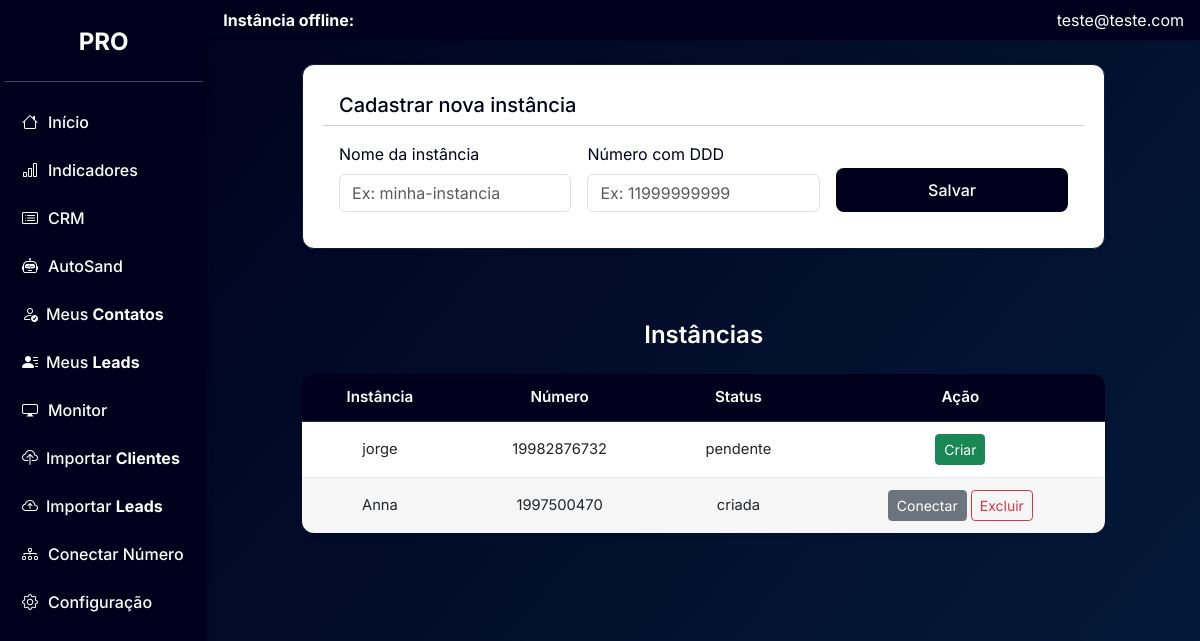
Page /painel&loc=conexao (signed in) on the earlier database version.
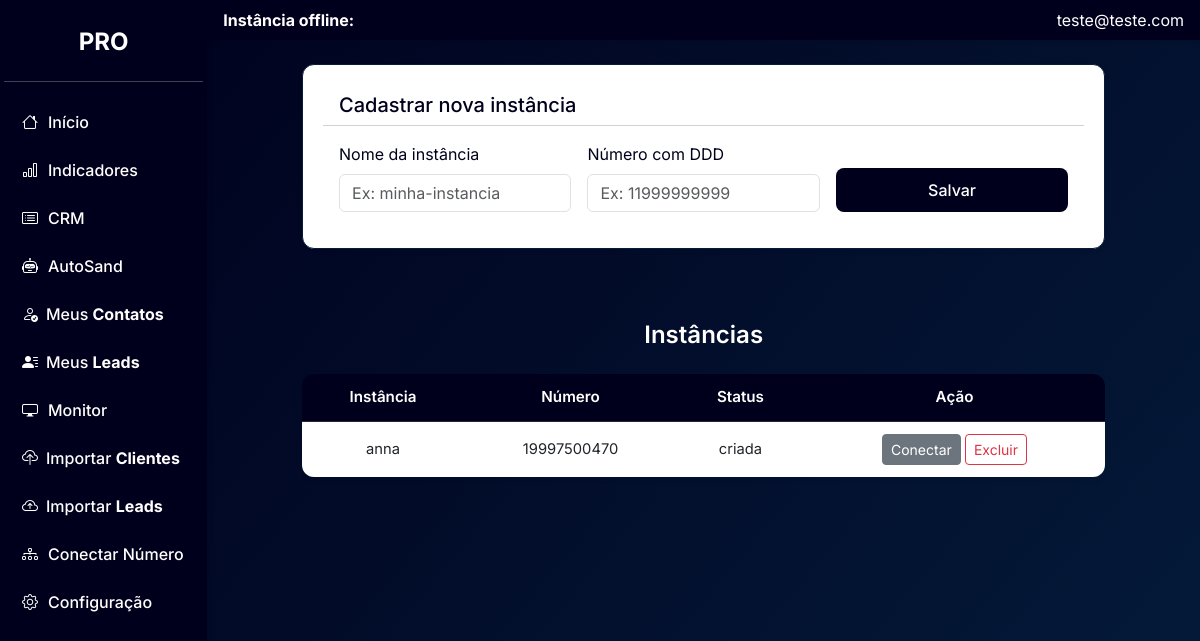
Same page on the later database version.
### tables this page shows
CREATE TABLE conexao (
    id INTEGER PRIMARY KEY AUTOINCREMENT,
    instance_name TEXT UNIQUE NOT NULL,
    number TEXT UNIQUE NOT NULL,
    status TEXT NOT NULL DEFAULT 'pendente',
    criado_em DATETIME DEFAULT CURRENT_TIMESTAMP
  );

### app/pages/conexao.php (the view, shortened to what this page needs)
<?php
$pastaHash = sha1($_SESSION['email']);
$caminhoBanco = "clientes/{$pastaHash}/meubanco.sqlite";
$db = new SQLite3($caminhoBanco);
$db->exec("CREATE TABLE IF NOT EXISTS conexao (
    id INTEGER PRIMARY KEY AUTOINCREMENT,
    instance_name TEXT UNIQUE NOT NULL,
    number TEXT UNIQUE NOT NULL,
    status TEXT NOT NULL DEFAULT 'pendente',
    criado_em DATETIME DEFAULT CURRENT_TIMESTAMP
  )");
$result = $db->query("SELECT * FROM conexao ORDER BY criado_em DESC");
?>
<div class="row justify-content-center">
    <div class="col-md-10">
        <div class="card card-custom mb-4 shadow-sm">
            <div class="card-header bg-transparent border-1">
                <h5 class="mb-0">Cadastrar nova instância</h5>
            </div>
            <div class="card-body">
                <form action="init/db.php" method="POST">
                    <div class="row g-3">
                        <div class="col-md-4">
                            <label for="instance_name" class="form-label">Nome da instância</label>
                            <input type="text" name="instance_name" id="instance_name" class="form-control form-control-custom" placeholder="Ex: minha-instancia" required>
                        </div>
                        <div class="col-md-4">
                            <label for="number" class="form-label">Número com DDD</label>
                            <input type="text" name="number" id="number" class="form-control form-control-custom" placeholder="Ex: 11999999999" required>
                        </div>
                        <div class="col-md-4 d-flex align-items-end justify-content-end">
                            <button class="btn btn-custom w-100">Salvar</button>
                        </div>
                    </div>
                </form>
            </div>
        </div>
    </div>
</div>
<h4 class="text-white text-center mt-5">Instâncias</h4>
<div class="row justify-content-center">
    <div class="col-md-10">
        <div class="table-responsive mt-3">
            <table class="table table-rounded align-middle text-center">
                <thead>
                    <tr>
                        <th>Instância</th>
                        <th>Número</th>
                        <th>Status</th>
                        <th>Ação</th>
                    </tr>
                </thead>
                <tbody>
                    <?php while ($row = $result->fetchArray(SQLITE3_ASSOC)): ?>
                        <?php
                        $isAtiva = !empty($_SESSION['instancia_ativa']) &&
                            $_SESSION['instancia_ativa']['instance'] === $row['instance_name'];
                        ?>
                        <tr>
                            <td><?= htmlspecialchars($row['instance_name']) ?></td>
                            <td><?= htmlspecialchars($row['number']) ?></td>
                            <td><?= $row['status'] ?></td>
                            <td>
                                <?php if ($row['status'] === 'pendente'): ?>
                                    <form action="init/criar_instancia.php" method="POST" class="d-inline">
                                        <button class="btn btn-success btn-sm">Criar</button>
                                    </form>
                                <?php else: ?>
                                    <form action="init/conectar_instancia.php" method="POST" class="d-inline">
                                        <button class="btn btn-secondary btn-sm">Conectar</button>
                                    </form>
                                    <form action="init/excluir_instancia.php" method="POST" class="d-inline" onsubmit="return confirm('Deseja realmente excluir esta instância?');">
                                        <button class="btn btn-outline-danger btn-sm">Excluir</button>
                                    </form>
                                <?php endif; ?>
                            </td>
                        </tr>
                    <?php endwhile; ?>
                </tbody>
            </table>
        </div>
    </div>
</div>

### index.php (shortened to what this page needs)
<?php
if($_GET['pg'] == 'webhook'){
    include 'app/pages/webhook.php';
}elseif($_GET['pg'] == 'carregar_mensagens'){
        include 'app/pages/carregar_mensagens.php';
}elseif($_GET['pg'] == 'painel'){
    if(isset($_SESSION['email'])){
        include 'app/painel.php';
    }else{
        include 'app/login.php';
    }
}else{
    include 'app/login.php';
}

### app/painel.php (shortened to what this page needs)
<?php
$planoUsuario = $_GET['p'] ?? 'pro';
?>
<!DOCTYPE html>
<html lang="pt-br">
<head>
    <link href="https://cdn.jsdelivr.net/npm/bootstrap@5.3.0/dist/css/bootstrap.min.css" rel="stylesheet">
    <link href="https://cdn.jsdelivr.net/npm/bootstrap-icons@1.10.5/font/bootstrap-icons.css" rel="stylesheet">
    <link rel="stylesheet" href="assets/style.css">
</head>
<body class="painel plano-<?= $planoUsuario ?>">
    <div class="d-flex" id="wrapper">
        <div class="p-1" id="sidebar">
            <h4 class="mb-4 text-center text-uppercase">
                <?= ucfirst($planoUsuario) ?>
            </h4>
            <hr>
            <ul class="nav flex-column">
                <li class="nav-item">
                    <a class="nav-link text-white" href="painel&loc=inicio">
                        <i class="bi bi-house"></i> Início
                    </a>
                </li>
                <li class="nav-item">
                    <a class="nav-link text-white" href="painel&loc=grafico">
                        <i class="bi bi-bar-chart"></i> Indicadores
                    </a>
                </li>
                <li class="nav-item">
                    <a class="nav-link text-white" href="painel&loc=crm">
                        <i class="bi bi-card-list"></i> CRM
                    </a>
                </li>
                <li class="nav-item">
                    <a class="nav-link text-white" href="painel&loc=autosand">
                        <i class="bi bi-robot"></i> AutoSand
                    </a>
                </li>
                <li class="nav-item">
                    <a class="nav-link text-white d-flex align-items-center" href="painel&loc=contato">
                        <i class="bi bi-person-check me-2"></i>
                        <span>Meus <strong>Contatos</strong></span>
                    </a>
                </li>
                <li class="nav-item">
                    <a class="nav-link text-white d-flex align-items-center" href="painel&loc=leads">
                        <i class="bi bi-person-lines-fill me-2"></i>
                        <span>Meus <strong>Leads</strong></span>
                    </a>
                </li>
                <li class="nav-item">
                    <a class="nav-link text-white" href="painel&loc=monitor">
                        <i class="bi bi-display"></i> Monitor
                    </a>
                </li>
                <li class="nav-item">
                    <a class="nav-link text-white d-flex align-items-center" href="painel&loc=upload">
                        <i class="bi bi-cloud-upload me-2"></i>
                        <span>Importar <strong>Clientes</strong></span>
                    </a>
                </li>
                <li class="nav-item">
                    <a class="nav-link text-white d-flex align-items-center" href="painel&loc=upload_leads">
                        <i class="bi bi-cloud-arrow-up me-2"></i>
                        <span>Importar <strong>Leads</strong></span>
                    </a>
                </li>
                <li class="nav-item">
                    <a class="nav-link text-white" href="painel&loc=conexao">
                        <i class="bi bi-diagram-3"></i> Conectar Número
                    </a>
                </li>
                <li class="nav-item">
                    <a class="nav-link text-white" href="painel&loc=configuracao">
                        <i class="bi bi-gear"></i> Configuração
                    </a>
                </li>
            </ul>
        </div>
        <div class="container-fluid ">
            <?php
            $instanciaAtiva = $_SESSION['instancia_ativa'] ?? null;
            $estadoInstancia = json_decode($_SESSION['instancia_valida'] ?? '{}', true);
            if ($estadoInstancia['state'] == 'OPEN') {
                $cor = 'success';
            } else {
                $cor = 'danger';
            }
            ?>
            <nav class="navbar navbar-ajustada mb-4 pt-0 pb-0">
                <div class="container-fluid d-flex justify-content-between p-0">
                    <span class="navbar-text" id="statusConexaoTexto">
                        <?php if ($instanciaAtiva): ?>
                            <strong>Instância ativa:</strong> <?= htmlspecialchars($instanciaAtiva['instance']) ?> |
                            <strong>Número:</strong> <?= htmlspecialchars($instanciaAtiva['number']) ?> |
                            <strong><b class="text-<?= $cor ?>"><?= $estadoInstancia['state'] ?? 'DESCONHECIDO' ?></b></strong>
                        <?php else: ?>
                            <strong>Instância offline:</strong>
                        <?php endif; ?>
                    </span>
                    <span class="text-white"><?= $_SESSION['email'] ?></span>
                </div>
            </nav>
            <div class="mt-4">
                <?php
                $pasta = "app/pages/";
                $pagina = $_GET['loc'] ?? 'inicio';
                $arquivo = $pasta . basename($pagina) . ".php";
                if (file_exists($arquivo)) {
                    include($arquivo);
                } else {
                    echo '<div class="alert alert-warning">Página não encontrada.</div>';
                }
                ?>
            </div>
        </div>
    </div>
</body>
</html>

### assets/style.css (style rules this page uses)
.painel.plano-pro { --color1: #083557; --color2: #062848; --color3: #041b3a; --color4: #020d2b; --color5: #00001c; --cor-principal: var(--color5); --cor-secundaria: var(--color3); --cor-texto: #ffffff; --cor-fundo: linear-gradient(130deg, #00001c, #041b3a); --grafico-cor1: #93a0ea; --grafico-cor2: #e62cc4; --grafico-cor3: #0695c1; --grafico-cor4: #b5e6f1; --grafico-cor5: #fb6ff2; --grafico-cor6: #06ffe6; }
body { font-family: 'Inter', sans-serif; font-weight: 400; background-color: var(--cor-fundo); color: var(--cor-texto); }
h3, h4 { font-weight: 600; color: var(--color1); }
body.painel { background: var(--cor-fundo) !important; background-attachment: fixed; background-size: cover; background-repeat: no-repeat; color: var(--cor-texto); }
.painel h1, .painel h2, .painel h3, .painel h4 { color: var(--cor-texto); }
#sidebar { width: 250px; min-height: 100vh; background-color: var(--cor-principal); color: #fff; box-shadow: 2px 0 5px rgba(0, 0, 0, 0.1); }
#sidebar h4 { font-size: 1.5rem; font-weight: bold; text-align: center; margin: 1.5rem 0; color: #fff; }
#sidebar a.nav-link { color: #fff !important; padding: 12px 18px; font-weight: 500; border-radius: 8px; display: flex; align-items: center; transition: background 0.3s; }
#sidebar a.nav-link i { margin-right: 10px; }
.navbar { background-color: var(--cor-principal) !important; color: var(--cor-texto); box-shadow: 0 2px 6px rgba(0,0,0,0.1); }
.navbar .navbar-text, .navbar .text-white, .navbar .badge, .navbar strong, .navbar span { color: #fff !important; }
.btn-custom { background-color: var(--cor-principal); color: #fff; border: none; font-weight: 500; padding: 10px 20px; border-radius: 8px; transition: background 0.3s; }
input, select, textarea { border: 1px solid var(--cor-secundaria); border-radius: 6px; padding: 10px 12px; background-color: #fff; color: #333; }
.table-rounded { width: 100%; border-collapse: separate; border-spacing: 0; border-radius: 12px; overflow: hidden; box-shadow: 0 2px 6px rgba(0,0,0,0.05); }
.table-rounded thead th { background-color: var(--cor-principal) !important; color: #fff !important; font-weight: 600; padding: 12px; font-size: 0.95rem; text-align: center; border-bottom: 1px solid rgba(255, 255, 255, 0.15); }
.table-rounded thead th:first-child { border-top-left-radius: 12px; }
.table-rounded thead th:last-child { border-top-right-radius: 12px; }
.table-rounded tbody td { padding: 12px; background-color: #fff; color: #212529; border-bottom: 1px solid #e9ecef; text-align: center; font-size: 0.92rem; }
.table-rounded tbody tr:last-child td { border-bottom: none; }
.card-custom { background-color: #fff; border: 1px solid var(--cor-secundaria); border-radius: 12px; padding: 20px; color: var(--cor-principal); box-shadow: 0 2px 6px rgba(0,0,0,0.05); }
.navbar-ajustada { margin-left: -12px; margin-right: -12px; padding-left: 1rem; padding-right: 1rem; }
.table-rounded tbody tr:nth-child(even) td { background-color: #f6f6f6; }

Differences in the rows shown:
removed conexao: instance_name "jorge", number "19982876732", status "pendente"
changed conexao "criada": instance_name "Anna" → "anna"; number "1997500470" → "19997500470"
